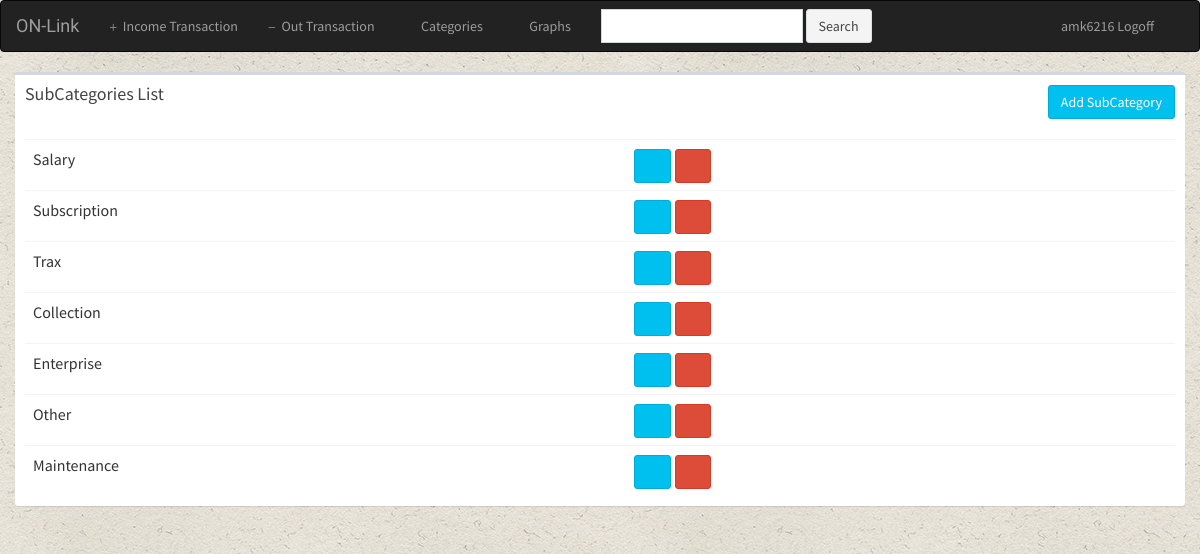
Screenshot of /basic/categories/13/ (signed in) with the database file from the repository.
### basic/models.py (models this page shows, shortened)
class SubCategory(models.Model):
	user = models.ForeignKey(User,on_delete = models.CASCADE,default = 1)
	parent = models.ForeignKey(Category, on_delete = models.CASCADE)
	name = models.CharField(max_length = 64)

### basic/views.py (the view)
# urls.py: url(r'^categories/(?P<maincategory_id>[0-9]+)/$',views.SubCategoryList, name="subcategory_list"),
def SubCategoryList(request,maincategory_id):
	if not request.user.is_authenticated():
		return render(request, 'basic/login.html')
	else:
		all_categories = SubCategory.objects.filter(parent=maincategory_id,user=request.user)
		context = {"all_categories":all_categories,"maincategory_id":maincategory_id}
		return render(request,"basic/subcategories.html",context)

### basic/templates/basic/subcategories.html
{% extends 'basic/base.html' %}
{% block body %}
<div class="container container-fluid">
	<div class="row">
		<div class="box">
			<div class="box-header">
				<h4 class="box-title">SubCategories List</h4>
					<a href="{% url 'basic:add_subcategory' maincategory_id %}"  class="btn btn-info pull-right">Add SubCategory</a>
			</div>
			<div class="box-body">
				<table class="table table-hover tabled bordered">
					{% for cat in all_categories %}
						<tr>
							<td>{{cat.name}}</td>
							<td>
								<a href = "{% url 'basic:edit_subCategory' cat.id %}"><span class="btn btn-info glyphicon glyphicon-edit"></span></a>
								<a href = "{% url 'basic:delete_subCategory' cat.id %}" ><span class="btn btn-danger glyphicon glyphicon-remove"></span></a>
							</td>
						</tr>
					{% endfor %}
				</table>
			</div>
		</div>
	</div>
</div>
{% endblock %}

### basic/templates/basic/base.html (shortened to what this page needs)
<html>
	<head>
		{% load staticfiles %}
		<link rel="stylesheet" type="text/css" href="{% static 'basic/style.css' %}">
		  <link rel="stylesheet" href="{% static 'basic/bootstrap/css/bootstrap.min.css' %}">
		  <link rel="stylesheet" href="https://cdnjs.cloudflare.com/ajax/libs/font-awesome/4.5.0/css/font-awesome.min.css">
		  <link rel="stylesheet" href="https://cdnjs.cloudflare.com/ajax/libs/ionicons/2.0.1/css/ionicons.min.css">
		  <link rel="stylesheet" href="{% static 'basic/plugins/datatables/dataTables.bootstrap.css' %}">
  		  <link rel="stylesheet" href="{% static 'basic/plugins/morris/morris.css' %}">
		  <link rel="stylesheet" href="{% static 'basic/dist/css/AdminLTE.min.css' %}">
		  <link rel="stylesheet" href="{% static 'basic/dist/css/skins/_all-skins.min.css' %}">
	</head>
	<body>
		<div class="navbar navbar-inverse">
			<div class="container-fluid">
				<div class="navbar-header">
					<a href="{% url 'basic:index' %}" class="navbar-brand">ON-Link</a>
				</div>
				<div class="navbar-collapse collapse" id="topNavBar">
					<ul class="nav navbar-nav">
						<li><a href="{% url 'basic:addincome' %}"><span class="glyphicon glyphicon-plus" aria-hidden="true"></span>&nbsp;  Income Transaction</a></li>
						<li><a href="{% url 'basic:addoutcome' %}"><span class="glyphicon glyphicon-minus" aria-hidden="true"></span>&nbsp;  Out Transaction</a></li>
						<li>
							<a href="{% url 'basic:category_index' %}">
								<span class="glyphicon glyphicon-th" aria-hidden="true"></span>&nbsp; Categories
							</a>
						</li>
						<li>
							<a href="{% url 'basic:graphs' %}">
								<span class="glyphicon glyphicon-stats" aria-hidden="true"></span>&nbsp; Graphs
							</a>
						</li>
					</ul>
					<form class="navbar-form navbar-left" role="search" method="get" action="#">
						<div class="form-group">
							<input type="text" class="form-control" name="q" value="">
						</div>
						<button type="submit" class="btn btn-default">Search</button>
					</form>
					<ul class="nav navbar-nav pull-right">
						<li><a href="{% url 'basic:logout_user' %}"><span class="glyphicon glyphicon-user" aria-hidder="true"></span>&nbsp;{{user}} Logoff </a></li>
					</ul>
				</div>
			</div>
		</div>
		{% block body %}
		{% endblock %}
	</body>
</html>

### basic/static/basic/style.css (style rules this page uses)
body { background: url("images/bg.jpg") ; }
.navbar { border-radius: 0; }
.navbar-brand { font-family: 'Satisfy',cursive; }

### rows the page displays
SubCategory: name "Salary"
SubCategory: name "Subscription"
SubCategory: name "Trax"
SubCategory: name "Collection"
SubCategory: name "Enterprise"
SubCategory: name "Other"
SubCategory: name "Maintenance"

### other values shown
{{ user }} "amk6216"
